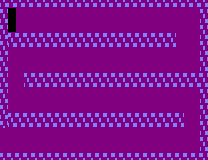

Tiled map render using the project's own tile images. Description and the whole map definition, tile-layer contents included, below:
An orthogonal 26x20 tile map with 8x8 px tiles, 1 tile layer (Capa de Patrones 1).

<map version="1.0" tiledversion="2018.06.01" orientation="orthogonal" renderorder="right-down" width="26" height="20" tilewidth="8" tileheight="8" infinite="0" nextlayerid="2" nextobjectid="1">
 <tileset firstgid="1" name="tiles" tilewidth="8" tileheight="8" tilecount="45" columns="9">
  <image source="../../tiles.png" width="72" height="40" />
 </tileset>
 <layer id="1" name="Capa de Patrones 1" width="26" height="20">
  <data encoding="csv">
17,17,17,17,17,17,17,17,17,17,17,17,17,17,17,17,17,17,17,17,17,17,17,17,17,17,
26,9,4,4,4,4,4,4,4,4,4,4,4,4,4,4,4,4,4,4,4,4,4,4,4,26,
17,9,4,4,4,4,4,4,4,4,4,4,4,4,4,4,4,4,4,4,4,4,4,4,4,17,
26,9,4,4,4,4,4,4,4,4,4,4,4,4,4,4,4,4,4,4,4,4,4,4,4,26,
17,26,26,26,26,26,26,26,26,26,26,26,26,26,26,26,26,26,26,26,26,26,4,4,4,17,
26,17,17,17,17,17,17,17,17,17,17,17,17,17,17,17,17,17,17,17,17,17,4,4,4,26,
17,4,4,4,4,4,4,4,4,4,4,4,4,4,4,4,4,4,4,4,4,4,4,4,4,17,
26,4,4,4,4,4,4,4,4,4,4,4,4,4,4,4,4,4,4,4,4,4,4,4,4,26,
17,4,4,4,4,4,4,4,4,4,4,4,4,4,4,4,4,4,4,4,4,4,4,4,4,17,
26,4,4,26,26,26,26,26,26,26,26,26,26,26,26,26,26,26,26,26,26,26,26,26,26,26,
17,4,4,17,17,17,17,17,17,17,17,17,17,17,17,17,17,17,17,17,17,17,17,17,17,17,
26,4,4,4,4,4,4,4,4,4,4,4,4,4,4,4,4,4,4,4,4,4,4,4,4,26,
17,4,4,4,4,4,4,4,4,4,4,4,4,4,4,4,4,4,4,4,4,4,4,4,4,17,
26,4,4,4,4,4,4,4,4,4,4,4,4,4,4,4,4,4,4,4,4,4,4,4,4,26,
17,26,26,26,26,26,26,26,26,26,26,26,26,26,26,26,26,26,26,26,26,26,26,4,4,17,
26,17,17,17,17,17,17,17,17,17,17,17,17,17,17,17,17,17,17,17,17,17,17,4,4,26,
4,4,4,4,4,4,4,4,4,4,4,4,4,4,4,4,4,4,4,4,4,4,4,4,4,17,
4,4,4,4,4,4,4,4,4,4,4,4,4,4,4,4,4,4,4,4,4,4,4,4,4,26,
4,4,4,4,4,4,4,4,4,4,4,4,4,4,4,4,4,4,4,4,4,4,4,4,4,17,
26,26,26,26,26,26,26,26,26,26,26,26,26,26,26,26,26,26,26,26,26,26,26,26,26,26
</data>
 </layer>
</map>
